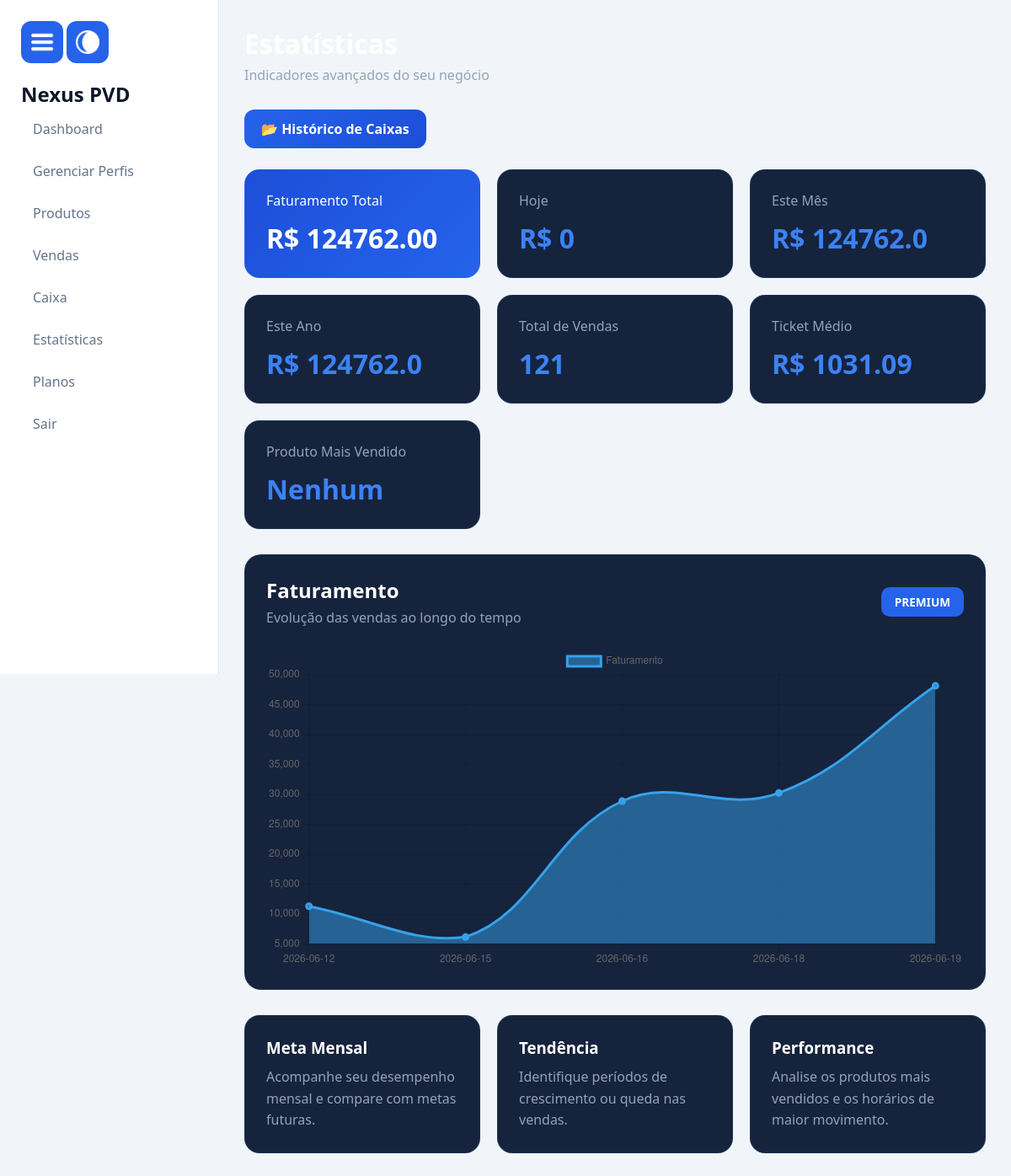
The app's page /estatisticas (signed in), older data.
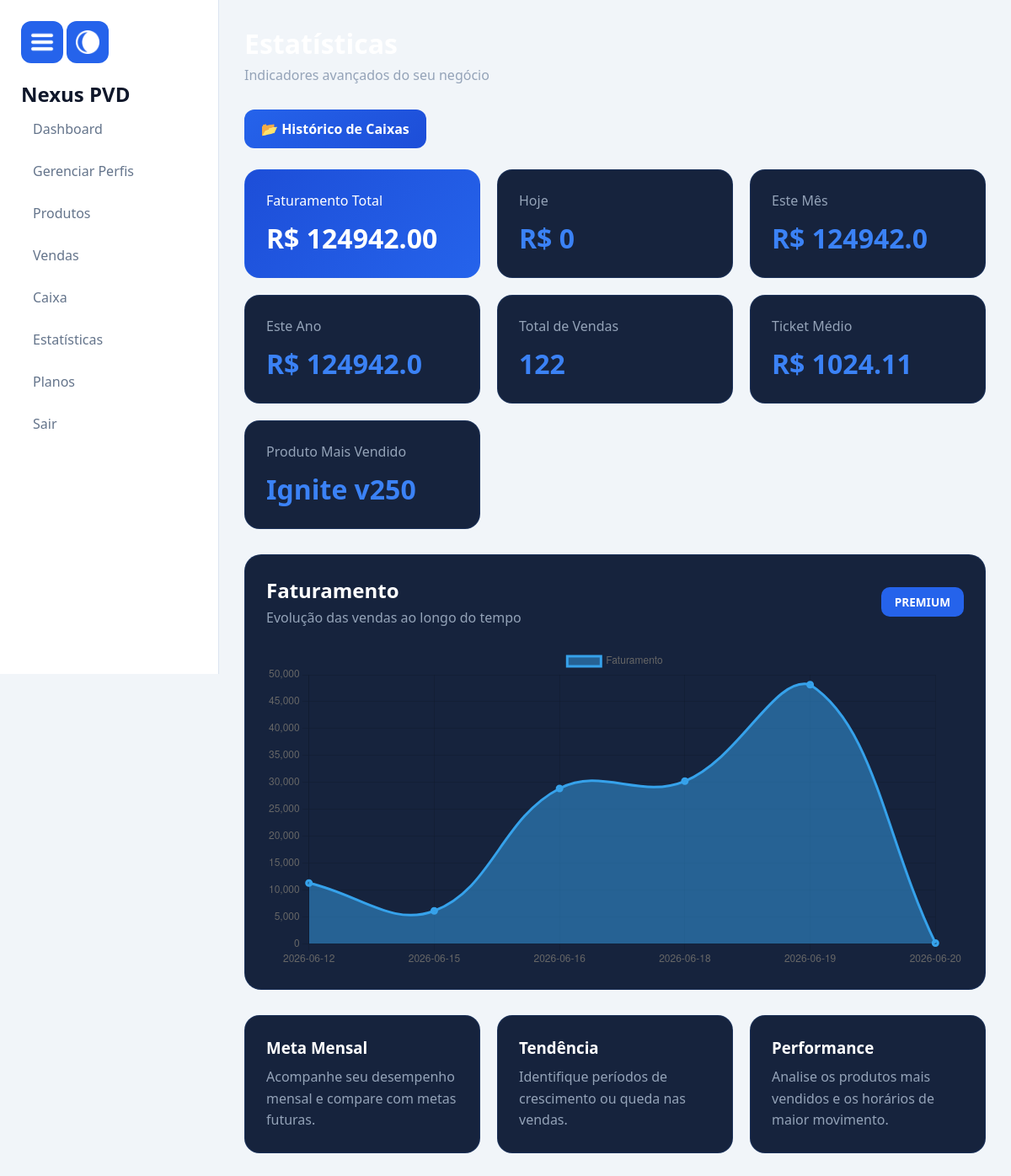
The same page, newer data.
### tables this page shows
CREATE TABLE produtos(

    id INTEGER PRIMARY KEY AUTOINCREMENT,

    nome TEXT,
    preco REAL,
    estoque INTEGER,

    codigo_barras TEXT,

    empresa_id INTEGER

);

### routes/estatisticas.py (the view, shortened to what this page needs)
    @app.route("/estatisticas")
    def estatisticas():
        if not session.get("logado"):
            return redirect("/")
        conn = conectar()
        cursor = conn.cursor()
        empresa_id = session["empresa_id"]
        cursor.execute("""

        SELECT COUNT(*) as total

        FROM vendas

        WHERE empresa_id = ?

        """, (
            empresa_id,
        ))
        total_vendas = cursor.fetchone()["total"]
        cursor.execute("""

        SELECT IFNULL(SUM(valor),0) as total

        FROM vendas

        WHERE empresa_id = ?

        """, (
            empresa_id,
        ))
        faturamento = cursor.fetchone()["total"]
        cursor.execute("""

        SELECT IFNULL(SUM(valor),0) as total

        FROM vendas

        WHERE empresa_id = ?
        AND DATE(data) = DATE('now','localtime')

        """, (
            empresa_id,
        ))
        faturamento_dia = cursor.fetchone()["total"]
        cursor.execute("""

        SELECT IFNULL(SUM(valor),0) as total

        FROM vendas

        WHERE empresa_id = ?
        AND strftime('%Y-%m', data) =
            strftime('%Y-%m','now','localtime')

        """, (
            empresa_id,
        ))
        faturamento_mes = cursor.fetchone()["total"]
        cursor.execute("""

        SELECT IFNULL(SUM(valor),0) as total

        FROM vendas

        WHERE empresa_id = ?
        AND strftime('%Y', data) =
            strftime('%Y','now','localtime')

        """, (
            empresa_id,
        ))
        faturamento_ano = cursor.fetchone()["total"]
        ticket_medio = 0
        if total_vendas > 0:
            ticket_medio = round(
                faturamento / total_vendas,
                2
            )
        cursor.execute("""

        SELECT

            produtos.nome,
            COUNT(vendas.id) as quantidade

        FROM vendas

        INNER JOIN produtos
        ON produtos.id = vendas.produto_id

        WHERE vendas.empresa_id = ?

        GROUP BY produtos.nome

        ORDER BY quantidade DESC

        LIMIT 1

        """, (
            empresa_id,
        ))
        produto_top = cursor.fetchone()
        if produto_top:
            produto_top = produto_top["nome"]
        else:
            produto_top = "Nenhum"
        cursor.execute("""

        SELECT

            DATE(data) as dia,
            SUM(valor) as total

        FROM vendas

        WHERE empresa_id = ?

        GROUP BY DATE(data)

        ORDER BY DATE(data)

        """, (
            empresa_id,
        ))
        dados_grafico = cursor.fetchall()
        labels = []
        valores = []
        for item in dados_grafico:
            labels.append(item["dia"])
            valores.append(item["total"])
        conn.close()
        return render_template(
            "estatisticas.html",
            bloqueado=False,
            total_vendas=total_vendas,
            faturamento=faturamento,
            faturamento_dia=faturamento_dia,
            faturamento_mes=faturamento_mes,
            faturamento_ano=faturamento_ano,
            ticket_medio=ticket_medio,
            produto_top=produto_top,
            labels=labels,
            valores=valores
        )

### database.py (called while the page is built)
def conectar():
    conn = sqlite3.connect("database/database.db", timeout=30)
    conn.execute("PRAGMA journal_mode=WAL")
    conn.row_factory = sqlite3.Row
    return conn

### templates/estatisticas.html (shortened to what this page needs)
{% extends "layout.html" %}
{% block css %}
<link rel="stylesheet" href="{{ url_for('static', filename='css/estatisticas.css') }}">
{% endblock %}
{% block content %}
{% if bloqueado %}
<div class="premium-lock">
    <div class="premium-icon">👑</div>
    <h1>Recurso Premium</h1>
    <p>
        Estatísticas avançadas estão disponíveis apenas
        para clientes Premium.
    </p>
    <a href="/planos" class="btn-upgrade">
        Fazer Upgrade
    </a>
</div>
{% else %}
<div class="estatisticas-container">
    <h1 class="titulo-pagina">
    </h1>
    <p class="subtitulo-pagina">
        Indicadores avançados do seu negócio
    </p>
    <div class="acoes-estatisticas">
        <a href="/historico_caixas" class="btn-historico">
            📂 Histórico de Caixas
        </a>
    </div>
    <div class="stats-grid">
        <div class="stat-card destaque">
            <span>Faturamento Total</span>
            <h2>R$ {{ "%.2f"|format(faturamento) }}</h2>
        </div>
        <div class="stat-card">
            <span>Hoje</span>
            <h2>R$ {{ faturamento_dia }}</h2>
        </div>
        <div class="stat-card">
            <span>Este Mês</span>
            <h2>R$ {{ faturamento_mes }}</h2>
        </div>
        <div class="stat-card">
            <span>Este Ano</span>
            <h2>R$ {{ faturamento_ano }}</h2>
        </div>
        <div class="stat-card">
            <span>Total de Vendas</span>
            <h2>{{ total_vendas }}</h2>
        </div>
        <div class="stat-card">
            <span>Ticket Médio</span>
            <h2>R$ {{ "%.2f"|format(ticket_medio) }}</h2>
        </div>
        <div class="stat-card">
            <span>Produto Mais Vendido</span>
            <h2>{{ produto_top }}</h2>
        </div>
    </div>
    <div class="grafico-card">
        <div class="grafico-header">
            <div>
                <h2>Faturamento</h2>
                <p>Evolução das vendas ao longo do tempo</p>
            </div>
            <span class="badge-premium">
                PREMIUM
            </span>
        </div>
        <div class="grafico-container">
            <canvas id="graficoVendas"></canvas>
        </div>
    </div>
    <div class="resumo-grid">
        <div class="resumo-card">
            <h3>Meta Mensal</h3>
            <p>
                Acompanhe seu desempenho mensal
                e compare com metas futuras.
            </p>
        </div>
        <div class="resumo-card">
            <h3>Tendência</h3>
            <p>
                Identifique períodos de crescimento
                ou queda nas vendas.
            </p>
        </div>
        <div class="resumo-card">
            <h3>Performance</h3>
            <p>
                Analise os produtos mais vendidos
                e os horários de maior movimento.
            </p>
        </div>
    </div>
</div>
{% endif %}
{% if not bloqueado %}
<script>
    const labels = JSON.parse('{{ labels|tojson|safe }}');
    const valores = JSON.parse('{{ valores|tojson|safe }}');
    const ctx = document.getElementById('graficoVendas');
    new Chart(ctx, {
        type: 'line',
        data: {
            labels: labels,
            datasets: [{
                label: 'Faturamento',
                data: valores,
                borderWidth: 3,
                tension: 0.4,
                fill: true
            }]
        },
        options: {
            responsive: true,
            maintainAspectRatio: false
        }
    });
</script>
{% endif %}
{% endblock %}

Row changes from the older to the newer data that the page shows:
now on this page (row edited): produtos: nome "Ignite v250"
Text that changed along with them:
{{ "%.2f"|format(faturamento) }}: "124762.00" → "124942.00"
{{ faturamento_mes }}: "124762.0" → "124942.0"
{{ faturamento_ano }}: "124762.0" → "124942.0"
{{ total_vendas }}: "121" → "122"
{{ "%.2f"|format(ticket_medio) }}: "1031.09" → "1024.11"
chart data {{ labels|tojson|safe }}: ["2026-06-12", "2026-06-15", "2026-06-16", "2026-06-18", "2026-06-19"] → ["2026-06-12", "2026-06-15", "2026-06-16", "2026-06-18", "2026-06-19", "2026-06-20"]
chart data {{ valores|tojson|safe }}: [11322.0, 6160.0, 28880.0, 30240.0, 48160.0] → [11322.0, 6160.0, 28880.0, 30240.0, 48160.0, 180.0]
{{ produto_top }}: "Nenhum" → (not shown)
